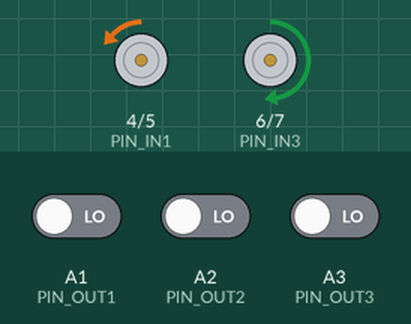
A sketch run on a simulated Arduino Uno, built with avr-gcc and run on an emulated ATmega328P. Shown: motor-driver pin pairs drawn as motors (green arrow = first pin HIGH = forward, orange = second pin HIGH = backward, longer = more drive). Inputs (shaded band) come from the test bench; at power-on: A2 (PIN_OUT2) LOW, A1 (PIN_OUT1) LOW, A3 (PIN_OUT3) LOW.

Above: at 1.2 s.
1.3 s: A2 (PIN_OUT2) driven HIGH
At 2.5 s:
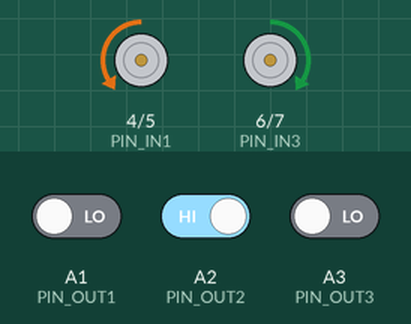
2.8 s: A2 (PIN_OUT2) driven LOW
At 3.9 s:
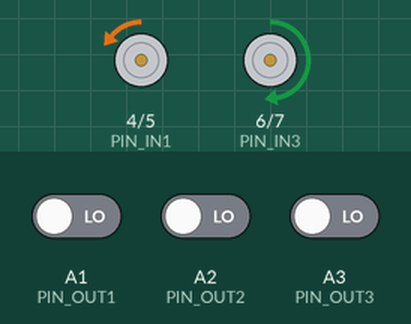
4.3 s: A1 (PIN_OUT1) driven HIGH
At 5.0 s:
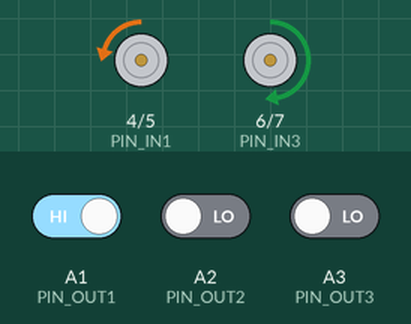
7.3 s: A1 (PIN_OUT1) driven LOW and A3 (PIN_OUT3) driven HIGH
At 8.2 s:
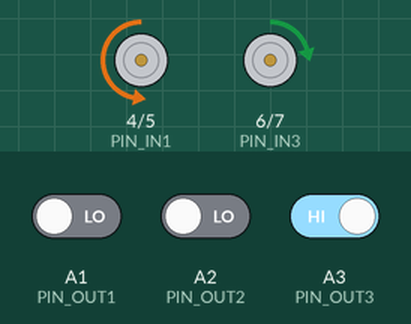
8.8 s: A3 (PIN_OUT3) driven LOW
Timing chart, 0 to 12.8 s (numbered marks = the images above; inputs shaded):
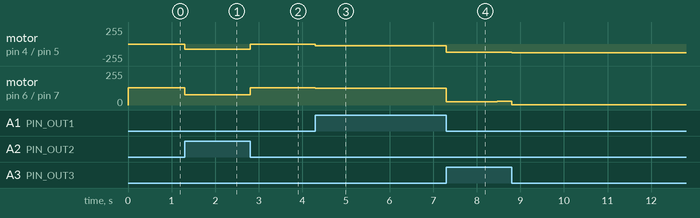

The sketch:

Test_CarLine_PID_3Line.ino
```cpp
/**
 * Dùng PID
 * Phiên bản này, xe chạy liên tục ko có dừng
 */

/* ------------------------------------------------------------------------- */
/*                                 DEFINE PIN                                */
/* ------------------------------------------------------------------------- */

/**
 * Pin kết nối Thanh dò line TCRT5000
 *
 * TCRT5000 : Arduino
 * GND      - GND
 * 5V       - 5V
 * OUT1     - A1 (Digital)
 * OUT2     - A2 (Digital)
 * OUT3     - A3 (Digital)
 */
#define PIN_OUT1 A1 //! A1
#define PIN_OUT2 A2 //! A2
#define PIN_OUT3 A3 //! A3

/* ------------------------------------------------------------------------- */

/**
 * Pin kết nối Driver L298
 *
 * Phần cấp nguồn cho Driver
 * +12V - ... có thể cấp nguồn trong khoảng 9V~6V
 * GND  - GND
 *
 * Dùng Jumper kết nối (mặc định)
 * ENA  - 5V
 * ENB  - 5V
 *
 * L298 : Arduino
 * IN1  : D4
 * IN2  : D5 (~)
 * IN3  : D6 (~)
 * IN4  : D7
 */
#define PIN_IN1 4 //! D4
#define PIN_IN2 5 //! D5 (~)
#define PIN_IN3 6 //! D6 (~)
#define PIN_IN4 7 //! D7

/* ------------------------------------------------------------------------- */
/*                            DEFINE CONFIG (PID)                            */
/* ------------------------------------------------------------------------- */

/**
 * Hệ số của các khâu PID:
 *
 * Khâu [P] thể hiện độ lớn thay đổi tốc độ
 * |        giá trị càng lớn sẽ càng tạo nhiều dao động
 * |
 * Khâu [D] để giảm đi tốc độ thay đổi đó
 * |        giá trị càng lớn sẽ giảm bớt dao động lại
 * |        nhưng nếu lớn quá sẽ dẫn đến trạng thái lệch tĩnh
 * |        tức xe vẫn còn lệch line, nhưng motor ko nhận lệnh đủ để thoát khỏi đó
 * |
 * Khâu [I] để cộng dồn các mức lệch
 * |        giúp bù lực cho tình huống bị đứng yên ở trên
 * |        nhưng hệ số nên nhỏ thôi, vì tần suất tính khâu PID tương đối nhanh
 *
 * (Test_1)
 * Cộng/Trừ bù so với tốc độ gốc "SPEED_DEFAULT"
 * Tốc độ mặc định (SPEED_DEFAULT): 30%
 * Ngưỡng giới hạn tốc độ quay thuận và ngược: +/- 40%
 * KP = 25.0
 * KI = 0.0
 * KD = 10.0
 *
 * (Test_2)
 * Cộng/Trừ bù từ chính tốc độ hiện tại của riêng mỗi bánh
 * Tốc độ mặc định (SPEED_DEFAULT): 30%
 * Ngưỡng giới hạn tốc độ quay thuận và ngược: +/- 70%
 * KP = 30.0
 * KI = 0.0
 * KD = 25.0
 *
 * (Test_3)
 * Cộng/Trừ bù so với tốc độ gốc "SPEED_DEFAULT"
 * Tốc độ mặc định (SPEED_DEFAULT): 30%
 * Ngưỡng giới hạn tốc độ quay thuận và ngược: +/- 50%
 * KP = 25.0
 * KI = 0.00001
 * KD = 11.0
 */
#define KP 25.0    //!
#define KI 0.00001 //!
#define KD 11.0    //!

/* ------------------------------------------------------------------------- */
/*                           DEFINE CONFIG (DRIVER)                          */
/* ------------------------------------------------------------------------- */

// Tốc độ motor, đơn vị PWM (0-255)
#define PER_100 255
#define PER_90 230
#define PER_80 205
#define PER_70 179
#define PER_60 154
#define PER_50 128
#define PER_40 102
#define PER_30 77
#define PER_20 51
#define PER_10 26
#define PER_0 0

/**
 * Đặt giá trị tốc độ xe mặc định ban đầu
 * Khi xe vừa mới khởi động, khoảng [0 : 255]
 */
#define SPEED_DEFAULT PER_30 //!

/**
 * Đặt ngưỡng giới hạn trên và dưới cho tốc độ
 * Giá trị dương, motor quay thuận
 * Giá trị âm, motor quay nghịch
 */
#define MAX PER_50  //!
#define MIN -PER_50 //!

/* ------------------------------------------------------------------------- */
/*                                  VARIABLE                                 */
/* ------------------------------------------------------------------------- */

/**
 * Tổng kích thước dữ liệu này là 1 Byte
 *
 * Bit : [7] - [6] - [5] - [4] - [3] - [2] - [1] - [0]
 * Line:  x     x     x     x     x    OUT3  OUT2  OUT1
 */
struct DataLine
{
  // Mép Phải
  bool line1 : 1; // OUT1 - Bit [0]
  bool line2 : 1; // OUT2 - Bit [1]
  bool line3 : 1; // OUT3 - Bit [2]
  // Mép Trái
};

/**
 * Tổng kích thước dữ liệu này là 1 Byte
 * Biến "dataLine" và "stateLine" cùng chia sẽ vị trí bộ nhớ
 */
union MapLine
{
  DataLine dataLine;
  byte stateLine;
} raw;

struct CarLine
{
  /**
   * Cho biết hướng lệch hiện tại của xe
   * Lệch phải → (+) : TRUE
   * Lệch trái → (-) : FALSE
   */
  bool direction;

  int P = 0, I = 0, D = 0;         // Giá trị hiện tại của từng khâu PID
  float Kp = KP, Ki = KI, Kd = KD; // Hệ số của các khâu PID
  float PID_value;                 // Giá trị PID sau mỗi lần tính toán

  int errorNow;  // Lưu giá trị "error" hiện tại
  int errorPrev; // Lưu giá trị "error" trước đó

  int speedRightNow = SPEED_DEFAULT; // Tốc độ hiện tại của bánh Phải
  int speedLeftNow = SPEED_DEFAULT;  // Tốc độ hiện tại của bánh Trái
} car;

/* ------------------------------------------------------------------------- */
/*                                  FUNCTION                                 */
/* ------------------------------------------------------------------------- */

// Điều khiển Motor bên Phải quay tới
void motorRight_RotateForward(int PWM)
{
  digitalWrite(PIN_IN1, LOW);
  analogWrite(PIN_IN2, PWM);
}

// Điều khiển Motor bên Trái quay tới
void motorLeft_RotateForward(int PWM)
{
  analogWrite(PIN_IN3, PWM);
  digitalWrite(PIN_IN4, LOW);
}

// Điều khiển Motor bên Phải quay lùi
void motorRight_RotateReverse(int PWM)
{
  digitalWrite(PIN_IN1, HIGH);
  analogWrite(PIN_IN2, 255 - PWM);
}

// Điều khiển Motor bên Trái quay lùi
void motorLeft_RotateReverse(int PWM)
{
  analogWrite(PIN_IN3, 255 - PWM);
  digitalWrite(PIN_IN4, HIGH);
}

// Điều khiển Motor bên Phải dừng lại
void motorRight_Stop()
{
  digitalWrite(PIN_IN1, LOW);
  digitalWrite(PIN_IN2, LOW);
}

// Điều khiển Motor bên Trái dừng lại
void motorLeft_Stop()
{
  digitalWrite(PIN_IN3, LOW);
  digitalWrite(PIN_IN4, LOW);
}

/* ------------------------------------------------------------------------- */
/* ------------------------------------------------------------------------- */
/* ------------------------------------------------------------------------- */

/* ------------------------- Điều khiển xe dừng lại ------------------------ */
void stop()
{
  // Bánh phải dừng lại
  motorRight_Stop();
  // Bánh trái dừng lại
  motorLeft_Stop();
}

/* ------------------- Điều khiển xe di chuyển tùy chỉnh ------------------- */

/**
 * Giá trị tốc độ dương (+), bánh xe quay hướng đi tới
 * Giá trị tốc độ âm (-), bánh xe quay hướng đi lùi
 */
void go_custom(int speedLeft, int speedRight)
{
  // Xử lý motor bên Phải
  if (speedRight >= 0)
    motorRight_RotateForward(speedRight);
  else
    motorRight_RotateReverse(-speedRight);

  // Xử lý motor bên Trái
  if (speedLeft >= 0)
    motorLeft_RotateForward(speedLeft);
  else
    motorLeft_RotateReverse(-speedLeft);
}

/* ------------------------------------------------------------------------- */
/* ------------------------------------------------------------------------- */
/* ------------------------------------------------------------------------- */

void motor_control()
{
  /**
   * Trái ------------ Phải
   * |                    |
   * | OUT3 | OUT2 | OUT1 |
   *
   * Khoảng cách phát hiện Line ĐEN (~1cm)
   * Có Line - HIGH - Bit 1
   * Ko Line - LOW  - Bit 0
   */
  raw.dataLine.line1 = digitalRead(PIN_OUT1);
  raw.dataLine.line2 = digitalRead(PIN_OUT2);
  raw.dataLine.line3 = digitalRead(PIN_OUT3);

  /* ----------------------------------------------------------------------- */

  /**
   * Chuyển giá trị DEC từ "stateLine"
   * Sang giá trị Level cho "errorNow"
   */
  switch (raw.stateLine)
  {
    /* ------------------ [000] - Hết line hoặc ngoài line ----------------- */
  case 0:
    if (car.direction)
      car.errorNow = 3; // Đang lệch phải ngoài line
    else
      car.errorNow = -3; // Đang lệch trái ngoài line
    break;
    /* ----------------------------- Lệch trái ----------------------------- */
  case 1: // [001] - Lệch trái mức 2
    car.direction = false;
    car.errorNow = -2;
    break;
  case 3: // [011] - Lệch trái mức 1
    car.direction = false;
    car.errorNow = -1;
    break;
    /* ----------------------------- Giữa line ----------------------------- */
  case 2: // [010] - Giữa line
    car.errorNow = 0;
    break;
    /* ----------------------------- Lệch phải ----------------------------- */
  case 6: // [110] - Lệch phải mức 1
    car.direction = true;
    car.errorNow = 1;
    break;
  case 4: // [100] - Lệch phải mức 2
    car.direction = true;
    car.errorNow = 2;
    break;
    /* ------------------------ Các trường hợp khác ------------------------ */
  // case 7: // [111]
  // case 5: // [101]
  default:
    break;
  }

  /* ----------------------------------------------------------------------- */

  // Tính toán các giá trị PID
  car.P = car.errorNow;
  car.I = car.I + car.errorNow;
  car.D = car.errorNow - car.errorPrev;

  // Cập nhập giá trị "error" hiện tại
  car.errorPrev = car.errorNow;

  // Tính toán giá trị PID
  car.PID_value = (car.Kp * car.P) + (car.Ki * car.I) + (car.Kd * car.D);

  /* ----------------------------------------------------------------------- */

  // Thêm PID vào điều chỉnh tốc độ riêng cho mỗi bánh xe
  car.speedRightNow = SPEED_DEFAULT + car.PID_value;
  car.speedLeftNow = SPEED_DEFAULT - car.PID_value;
  // car.speedRightNow += car.PID_value;
  // car.speedLeftNow -= car.PID_value;

  // Đảm bảo tốc độ Motor ko vượt quá giá trị xung PWM tối đa
  car.speedRightNow = constrain(car.speedRightNow, MIN, MAX);
  car.speedLeftNow = constrain(car.speedLeftNow, MIN, MAX);

  // Đẩy robot về phía trước với tốc độ tùy chỉnh hai bên
  go_custom(car.speedLeftNow, car.speedRightNow);
}

/* ------------------------------------------------------------------------- */
/*                                RUN ONE TIME                               */
/* ------------------------------------------------------------------------- */

void setup()
{
  // Thiết đặt các chân điều khiển Driver
  pinMode(PIN_IN1, OUTPUT);
  pinMode(PIN_IN2, OUTPUT);
  pinMode(PIN_IN3, OUTPUT);
  pinMode(PIN_IN4, OUTPUT);
}

/* ------------------------------------------------------------------------- */
/*                                    MAIN                                   */
/* ------------------------------------------------------------------------- */

void loop()
{
  /**
   * Trình tự các bước điều khiển xe:
   * |
   * Bước 1: đọc giá trị các mắt dò line (3 cảm biến)
   * Bước 2: tính ra "mức độ lệch line" hiện tại từ giá trị các cảm biến phản hồi về
   * Bước 3: tính giá trị từng khâu P, khâu I, khâu D
   * Bước 4: tính giá trị tổng của cả khâu PID
   * Bước 5: bù trừ tốc độ mỗi bánh xe dựa trên giá trị PID này
   * Bước 6: điều khiển các bánh xe với tốc độ đã điều chỉnh
   */
  motor_control();
}
```

Measured:
- after the input at 1.3 s, motor on pin 6 (PIN_IN3) / pin 7 (PIN_IN4): forward 128/255 → forward 77/255 at once
- after the input at 2.8 s, motor on pin 4 (PIN_IN1) / pin 5 (PIN_IN2): backward 76/255 → backward 2/255 at once, → backward 1/255 1.4 s later; motor on pin 6 (PIN_IN3) / pin 7 (PIN_IN4): forward 77/255 → forward 128/255 at once
- after the input at 4.3 s, motor on pin 6 (PIN_IN3) / pin 7 (PIN_IN4): forward 128/255 → forward 127/255 at once, → forward 126/255 1.8 s later
- after the input at 7.3 s, motor on pin 4 (PIN_IN1) / pin 5 (PIN_IN2): backward 27/255 → backward 127/255 at once, → backward 126/255 1.2 s later; motor on pin 6 (PIN_IN3) / pin 7 (PIN_IN4): forward 126/255 → forward 26/255 at once, → forward 27/255 1.2 s later
